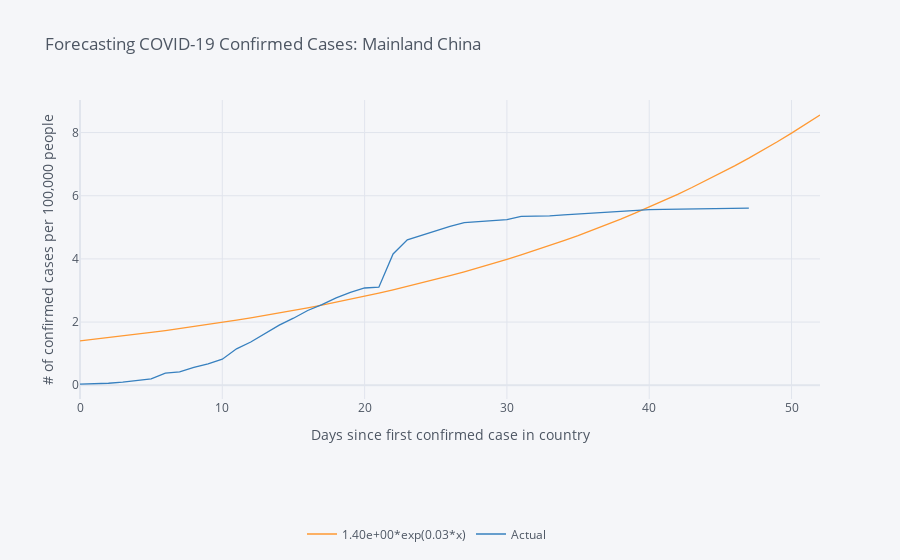
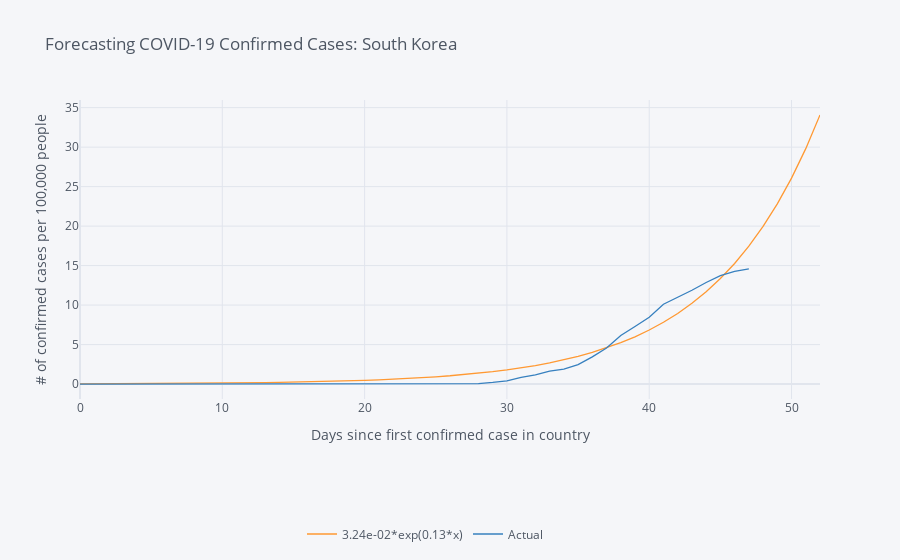

The notebook cell these images were saved under, in order:
### Markdown cell above
## Exponential Modeling of Early Outbreaks

### Code cell
# Removes rows prior to onset of outbreak and sets index to days since outbreak began in country
def confirmed_by_days(country_name: str):
    c_series = confirmed.T[country_name]
    c_series = c_series[c_series.cumsum() > 0]
    return c_series.reset_index(drop=True)
def exp_reg(country_name: str):
    def exp_fn(x, a, b):
        return a * np.exp(b * x)
    reg_data = 100000 * confirmed_by_days(country_name) / current_pop(country_name)
    try:
        popt, pcov = curve_fit(exp_fn, reg_data.index.values, reg_data.values, bounds=(0, [np.inf, np.inf]))
        pred_data = exp_fn(range(len(reg_data.index) + 5), *popt)
        formula_str = "%0.2e*exp(%0.2f*x)" % (popt[0], popt[1])
        pd.DataFrame([pred_data, reg_data], index=[formula_str, "Actual"]).T.iplot(
            title="Forecasting COVID-19 Confirmed Cases: " + country_name,
            xTitle="Days since first confirmed case in country",
            yTitle="# of confirmed cases per 100,000 people",
            legend="bottom"
        )
    except RuntimeError:
        print("Failed to generate adequate regression for: " + country_name)
for c in list(confirmed.T.sum().sort_values(ascending=False).head(10).index):
    exp_reg(c)

### Figure 1 — Plotly figure (JSON) as saved in the notebook; plotly's stock layout.template omitted (floating-point values rounded to 4 significant figures)
{"data": [{"line": {"color": "rgba(255, 153, 51, 1.0)", "dash": "solid", "shape": "linear", "width": 1.3}, "mode": "lines", "name": "1.40e+00*exp(0.03*x)", "text": "", "type": "scatter", "x": [0, 1, 2, 3, 4, 5, 6, 7, 8, 9, 10, 11, 12, 13, 14, 15, 16, 17, 18, 19, 20, 21, 22, 23, 24, 25, 26, 27, 28, 29, 30, 31, 32, 33, 34, 35, 36, 37, 38, 39, 40, 41, 42, 43, 44, 45, 46, 47, 48, 49, 50, 51, 52], "y": [1.405, 1.454, 1.506, 1.559, 1.614, 1.671, 1.73, 1.792, 1.855, 1.921, 1.988, 2.059, 2.132, 2.207, 2.285, 2.366, 2.449, 2.536, 2.626, 2.719, 2.815, 2.914, 3.017, 3.124, 3.234, 3.349, 3.467, 3.59, 3.717, 3.848, 3.984, 4.125, 4.271, 4.422, 4.578, 4.74, 4.908, 5.081, 5.261, 5.447, 5.64, 5.839, 6.046, 6.259, 6.481, 6.71, 6.947, 7.193, 7.447, 7.71, 7.983, 8.265, 8.558]}, {"line": {"color": "rgba(55, 128, 191, 1.0)", "dash": "solid", "shape": "linear", "width": 1.3}, "mode": "lines", "name": "Actual", "text": "", "type": "scatter", "x": [0, 1, 2, 3, 4, 5, 6, 7, 8, 9, 10, 11, 12, 13, 14, 15, 16, 17, 18, 19, 20, 21, 22, 23, 24, 25, 26, 27, 28, 29, 30, 31, 32, 33, 34, 35, 36, 37, 38, 39, 40, 41, 42, 43, 44, 45, 46, 47, 48, 49, 50, 51, 52], "y": [0.038, 0.0444, 0.06364, 0.0972, 0.1433, 0.1989, 0.3817, 0.4217, 0.5644, 0.6797, 0.8248, 1.154, 1.368, 1.645, 1.904, 2.123, 2.367, 2.555, 2.764, 2.939, 3.08, 3.106, 4.157, 4.606, 4.749, 4.894, 5.028, 5.151, 5.179, 5.211, 5.244, 5.344, 5.345, 5.36, 5.396, 5.424, 5.454, 5.476, 5.506, 5.546, 5.56, 5.569, 5.577, 5.587, 5.598, 5.603, 5.607, 5.609, "", "", "", "", ""]}], "layout": {"legend": {"bgcolor": "#F5F6F9", "font": {"color": "#4D5663"}, "orientation": "h", "x": 0.3, "y": -0.5, "yanchor": "bottom"}, "paper_bgcolor": "#F5F6F9", "plot_bgcolor": "#F5F6F9", "showlegend": true, "title": {"font": {"color": "#4D5663"}, "text": "Forecasting COVID-19 Confirmed Cases: Mainland China"}, "xaxis": {"gridcolor": "#E1E5ED", "showgrid": true, "tickfont": {"color": "#4D5663"}, "title": {"font": {"color": "#4D5663"}, "text": "Days since first confirmed case in country"}, "zerolinecolor": "#E1E5ED"}, "yaxis": {"gridcolor": "#E1E5ED", "showgrid": true, "tickfont": {"color": "#4D5663"}, "title": {"font": {"color": "#4D5663"}, "text": "# of confirmed cases per 100,000 people"}, "zerolinecolor": "#E1E5ED"}}}

### Figure 2 — Plotly figure (JSON) as saved in the notebook; plotly's stock layout.template omitted (floating-point values rounded to 4 significant figures)
{"data": [{"line": {"color": "rgba(255, 153, 51, 1.0)", "dash": "solid", "shape": "linear", "width": 1.3}, "mode": "lines", "name": "3.24e-02*exp(0.13*x)", "text": "", "type": "scatter", "x": [0, 1, 2, 3, 4, 5, 6, 7, 8, 9, 10, 11, 12, 13, 14, 15, 16, 17, 18, 19, 20, 21, 22, 23, 24, 25, 26, 27, 28, 29, 30, 31, 32, 33, 34, 35, 36, 37, 38, 39, 40, 41, 42, 43, 44, 45, 46, 47, 48, 49, 50, 51, 52], "y": [0.03244, 0.03709, 0.0424, 0.04847, 0.0554, 0.06334, 0.0724, 0.08277, 0.09461, 0.1082, 0.1236, 0.1413, 0.1616, 0.1847, 0.2111, 0.2414, 0.2759, 0.3154, 0.3606, 0.4122, 0.4712, 0.5386, 0.6157, 0.7039, 0.8046, 0.9198, 1.051, 1.202, 1.374, 1.571, 1.796, 2.053, 2.346, 2.682, 3.066, 3.505, 4.007, 4.581, 5.236, 5.986, 6.843, 7.822, 8.942, 10.22, 11.69, 13.36, 15.27, 17.46, 19.95, 22.81, 26.08, 29.81, 34.08]}, {"line": {"color": "rgba(55, 128, 191, 1.0)", "dash": "solid", "shape": "linear", "width": 1.3}, "mode": "lines", "name": "Actual", "text": "", "type": "scatter", "x": [0, 1, 2, 3, 4, 5, 6, 7, 8, 9, 10, 11, 12, 13, 14, 15, 16, 17, 18, 19, 20, 21, 22, 23, 24, 25, 26, 27, 28, 29, 30, 31, 32, 33, 34, 35, 36, 37, 38, 39, 40, 41, 42, 43, 44, 45, 46, 47, 48, 49, 50, 51, 52], "y": [0.00195, 0.00195, 0.003901, 0.003901, 0.005851, 0.007802, 0.007802, 0.007802, 0.007802, 0.02146, 0.02341, 0.02926, 0.02926, 0.03121, 0.03706, 0.04486, 0.04681, 0.04681, 0.04876, 0.05266, 0.05461, 0.05461, 0.05461, 0.05461, 0.05461, 0.05656, 0.05851, 0.06047, 0.06047, 0.2029, 0.3979, 0.8446, 1.174, 1.625, 1.906, 2.46, 3.445, 4.558, 6.144, 7.287, 8.455, 10.12, 10.96, 11.87, 12.86, 13.73, 14.27, 14.59, "", "", "", "", ""]}], "layout": {"legend": {"bgcolor": "#F5F6F9", "font": {"color": "#4D5663"}, "orientation": "h", "x": 0.3, "y": -0.5, "yanchor": "bottom"}, "paper_bgcolor": "#F5F6F9", "plot_bgcolor": "#F5F6F9", "showlegend": true, "title": {"font": {"color": "#4D5663"}, "text": "Forecasting COVID-19 Confirmed Cases: South Korea"}, "xaxis": {"gridcolor": "#E1E5ED", "showgrid": true, "tickfont": {"color": "#4D5663"}, "title": {"font": {"color": "#4D5663"}, "text": "Days since first confirmed case in country"}, "zerolinecolor": "#E1E5ED"}, "yaxis": {"gridcolor": "#E1E5ED", "showgrid": true, "tickfont": {"color": "#4D5663"}, "title": {"font": {"color": "#4D5663"}, "text": "# of confirmed cases per 100,000 people"}, "zerolinecolor": "#E1E5ED"}}}
